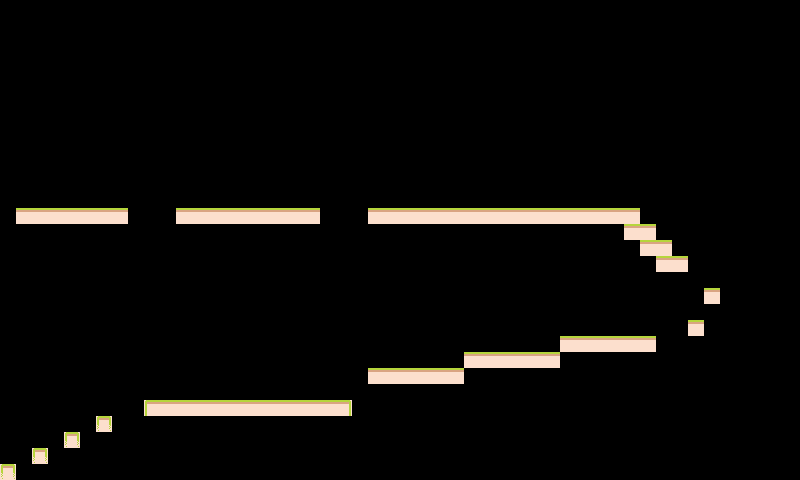

A 2D game scene composited from a Tiled map and its tileset images. What follows is a short description and the map's XML, with every tile layer's data as written:
An orthogonal 50x30 tile map with 16x16 px tiles, 1 tile layer (Ground) and 13 objects.

<map version="1.10" tiledversion="1.11.2" orientation="orthogonal" renderorder="right-down" width="50" height="30" tilewidth="16" tileheight="16" infinite="0" nextlayerid="6" nextobjectid="19">
 <tileset firstgid="1" source="../Tileset.tsx" />
 <layer id="1" name="Ground" class="Collision" width="50" height="30">
  <data encoding="csv">
0,0,0,0,0,0,0,0,0,0,0,0,0,0,0,0,0,0,0,0,0,0,0,0,0,0,0,0,0,0,0,0,0,0,0,0,0,0,0,0,0,0,0,0,0,0,0,0,0,0,
0,0,0,0,0,0,0,0,0,0,0,0,0,0,0,0,0,0,0,0,0,0,0,0,0,0,0,0,0,0,0,0,0,0,0,0,0,0,0,0,0,0,0,0,0,0,0,0,0,0,
0,0,0,0,0,0,0,0,0,0,0,0,0,0,0,0,0,0,0,0,0,0,0,0,0,0,0,0,0,0,0,0,0,0,0,0,0,0,0,0,0,0,0,0,0,0,0,0,0,0,
0,0,0,0,0,0,0,0,0,0,0,0,0,0,0,0,0,0,0,0,0,0,0,0,0,0,0,0,0,0,0,0,0,0,0,0,0,0,0,0,0,0,0,0,0,0,0,0,0,0,
0,0,0,0,0,0,0,0,0,0,0,0,0,0,0,0,0,0,0,0,0,0,0,0,0,0,0,0,0,0,0,0,0,0,0,0,0,0,0,0,0,0,0,0,0,0,0,0,0,0,
0,0,0,0,0,0,0,0,0,0,0,0,0,0,0,0,0,0,0,0,0,0,0,0,0,0,0,0,0,0,0,0,0,0,0,0,0,0,0,0,0,0,0,0,0,0,0,0,0,0,
0,0,0,0,0,0,0,0,0,0,0,0,0,0,0,0,0,0,0,0,0,0,0,0,0,0,0,0,0,0,0,0,0,0,0,0,0,0,0,0,0,0,0,0,0,0,0,0,0,0,
0,0,0,0,0,0,0,0,0,0,0,0,0,0,0,0,0,0,0,0,0,0,0,0,0,0,0,0,0,0,0,0,0,0,0,0,0,0,0,0,0,0,0,0,0,0,0,0,0,0,
0,0,0,0,0,0,0,0,0,0,0,0,0,0,0,0,0,0,0,0,0,0,0,0,0,0,0,0,0,0,0,0,0,0,0,0,0,0,0,0,0,0,0,0,0,0,0,0,0,0,
0,0,0,0,0,0,0,0,0,0,0,0,0,0,0,0,0,0,0,0,0,0,0,0,0,0,0,0,0,0,0,0,0,0,0,0,0,0,0,0,0,0,0,0,0,0,0,0,0,0,
0,0,0,0,0,0,0,0,0,0,0,0,0,0,0,0,0,0,0,0,0,0,0,0,0,0,0,0,0,0,0,0,0,0,0,0,0,0,0,0,0,0,0,0,0,0,0,0,0,0,
0,0,0,0,0,0,0,0,0,0,0,0,0,0,0,0,0,0,0,0,0,0,0,0,0,0,0,0,0,0,0,0,0,0,0,0,0,0,0,0,0,0,0,0,0,0,0,0,0,0,
0,0,0,0,0,0,0,0,0,0,0,0,0,0,0,0,0,0,0,0,0,0,0,0,0,0,0,0,0,0,0,0,0,0,0,0,0,0,0,0,0,0,0,0,0,0,0,0,0,0,
0,5,5,5,5,5,5,5,0,0,0,5,5,5,5,5,5,5,5,5,0,0,0,5,5,5,5,5,5,5,5,5,5,5,5,5,5,5,5,5,0,0,0,0,0,0,0,0,0,0,
0,0,0,0,0,0,0,0,0,0,0,0,0,0,0,0,0,0,0,0,0,0,0,0,0,0,0,0,0,0,0,0,0,0,0,0,0,0,0,5,5,0,0,0,0,0,0,0,0,0,
0,0,0,0,0,0,0,0,0,0,0,0,0,0,0,0,0,0,0,0,0,0,0,0,0,0,0,0,0,0,0,0,0,0,0,0,0,0,0,0,5,5,0,0,0,0,0,0,0,0,
0,0,0,0,0,0,0,0,0,0,0,0,0,0,0,0,0,0,0,0,0,0,0,0,0,0,0,0,0,0,0,0,0,0,0,0,0,0,0,0,0,5,5,0,0,0,0,0,0,0,
0,0,0,0,0,0,0,0,0,0,0,0,0,0,0,0,0,0,0,0,0,0,0,0,0,0,0,0,0,0,0,0,0,0,0,0,0,0,0,0,0,0,0,0,0,0,0,0,0,0,
0,0,0,0,0,0,0,0,0,0,0,0,0,0,0,0,0,0,0,0,0,0,0,0,0,0,0,0,0,0,0,0,0,0,0,0,0,0,0,0,0,0,0,0,5,0,0,0,0,0,
0,0,0,0,0,0,0,0,0,0,0,0,0,0,0,0,0,0,0,0,0,0,0,0,0,0,0,0,0,0,0,0,0,0,0,0,0,0,0,0,0,0,0,0,0,0,0,0,0,0,
0,0,0,0,0,0,0,0,0,0,0,0,0,0,0,0,0,0,0,0,0,0,0,0,0,0,0,0,0,0,0,0,0,0,0,0,0,0,0,0,0,0,0,5,0,0,0,0,0,0,
0,0,0,0,0,0,0,0,0,0,0,0,0,0,0,0,0,0,0,0,0,0,0,0,0,0,0,0,0,0,0,0,0,0,0,5,5,5,5,5,5,0,0,0,0,0,0,0,0,0,
0,0,0,0,0,0,0,0,0,0,0,0,0,0,0,0,0,0,0,0,0,0,0,0,0,0,0,0,0,5,5,5,5,5,5,0,0,0,0,0,0,0,0,0,0,0,0,0,0,0,
0,0,0,0,0,0,0,0,0,0,0,0,0,0,0,0,0,0,0,0,0,0,0,5,5,5,5,5,5,0,0,0,0,0,0,0,0,0,0,0,0,0,0,0,0,0,0,0,0,0,
0,0,0,0,0,0,0,0,0,0,0,0,0,0,0,0,0,0,0,0,0,0,0,0,0,0,0,0,0,0,0,0,0,0,0,0,0,0,0,0,0,0,0,0,0,0,0,0,0,0,
0,0,0,0,0,0,0,0,0,4,5,5,5,5,5,5,5,5,5,5,5,6,0,0,0,0,0,0,0,0,0,0,0,0,0,0,0,0,0,0,0,0,0,0,0,0,0,0,0,0,
0,0,0,0,0,0,10,0,0,0,0,0,0,0,0,0,0,0,0,0,0,0,0,0,0,0,0,0,0,0,0,0,0,0,0,0,0,0,0,0,0,0,0,0,0,0,0,0,0,0,
0,0,0,0,10,0,0,0,0,0,0,0,0,0,0,0,0,0,0,0,0,0,0,0,0,0,0,0,0,0,0,0,0,0,0,0,0,0,0,0,0,0,0,0,0,0,0,0,0,0,
0,0,10,0,0,0,0,0,0,0,0,0,0,0,0,0,0,0,0,0,0,0,0,0,0,0,0,0,0,0,0,0,0,0,0,0,0,0,0,0,0,0,0,0,0,0,0,0,0,0,
10,0,0,0,0,0,0,0,0,0,0,0,0,0,0,0,0,0,0,0,0,0,0,0,0,0,0,0,0,0,0,0,0,0,0,0,0,0,0,0,0,0,0,0,0,0,0,0,0,0
</data>
 </layer>
 <objectgroup id="2" name="Player">
  <object id="1" gid="41" x="0" y="464" width="16" height="16" />
 </objectgroup>
 <objectgroup id="3" name="Enemies">
  <object id="2" gid="56" x="192" y="400" width="16" height="16" />
  <object id="3" gid="56" x="272" y="400" width="16" height="16" />
  <object id="5" gid="56" x="240" y="400" width="16" height="16" />
  <object id="6" gid="54" x="416" y="352" width="16" height="16" />
  <object id="7" gid="54" x="512" y="336" width="16" height="16" />
  <object id="8" gid="54" x="592" y="320" width="16" height="16" />
  <object id="13" gid="56" x="288" y="208" width="16" height="16" />
  <object id="14" gid="56" x="240" y="208" width="16" height="16" />
  <object id="16" gid="52" x="544" y="192" width="16" height="16" />
  <object id="17" gid="52" x="480" y="192" width="16" height="16" />
  <object id="18" gid="52" x="400" y="192" width="16" height="16" />
 </objectgroup>
 <objectgroup id="4" name="Checkpoints">
  <object id="15" gid="38" x="16" y="208" width="16" height="16" />
 </objectgroup>
 <objectgroup id="5" name="Items" />
</map>
